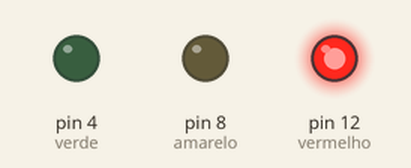
The sketch below on a simulated Arduino Uno, built with avr-gcc and run on an emulated ATmega328P. Parts: output pins drawn as LEDs (lit = HIGH).

Above: at 1.5 s.
At 4.5 s:
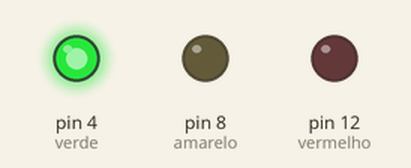
At 6.7 s:
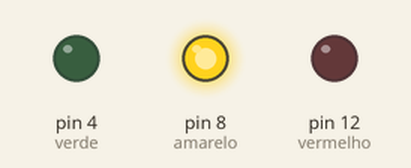
Timing chart, 0 to 9.8 s (numbered marks = the images above):
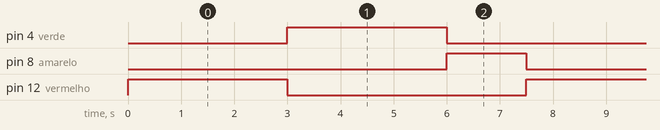

The sketch:

exemplo6-5.ino
```cpp
#define vermelho 12
#define amarelo 8
#define verde 4

void setup() {
    pinMode(vermelho, OUTPUT);
    pinMode(amarelo, OUTPUT);
    pinMode(verde, OUTPUT);
}

void loop() {
    sinaleira(1, 0, 0);
    delay(3000);
    sinaleira(0, 0, 1);
    delay(3000);
    sinaleira(0, 1, 0);
    delay(1500);
}

void sinaleira(int estadoVermelho, int estadoAmarelo, int estadoVerde) {
    digitalWrite(vermelho, estadoVermelho);
    digitalWrite(amarelo, estadoAmarelo);
    digitalWrite(verde, estadoVerde);
}
```

Measured:
- by itself, pin 4 (verde), pin 12 (vermelho): alternates HIGH for 3.0 s and LOW for 4.5 s
- by itself, pin 8 (amarelo): alternates HIGH for 1.5 s and LOW for 6.0 s
- by itself, everything shown: repeats every 7.5 s, in 3 steps
